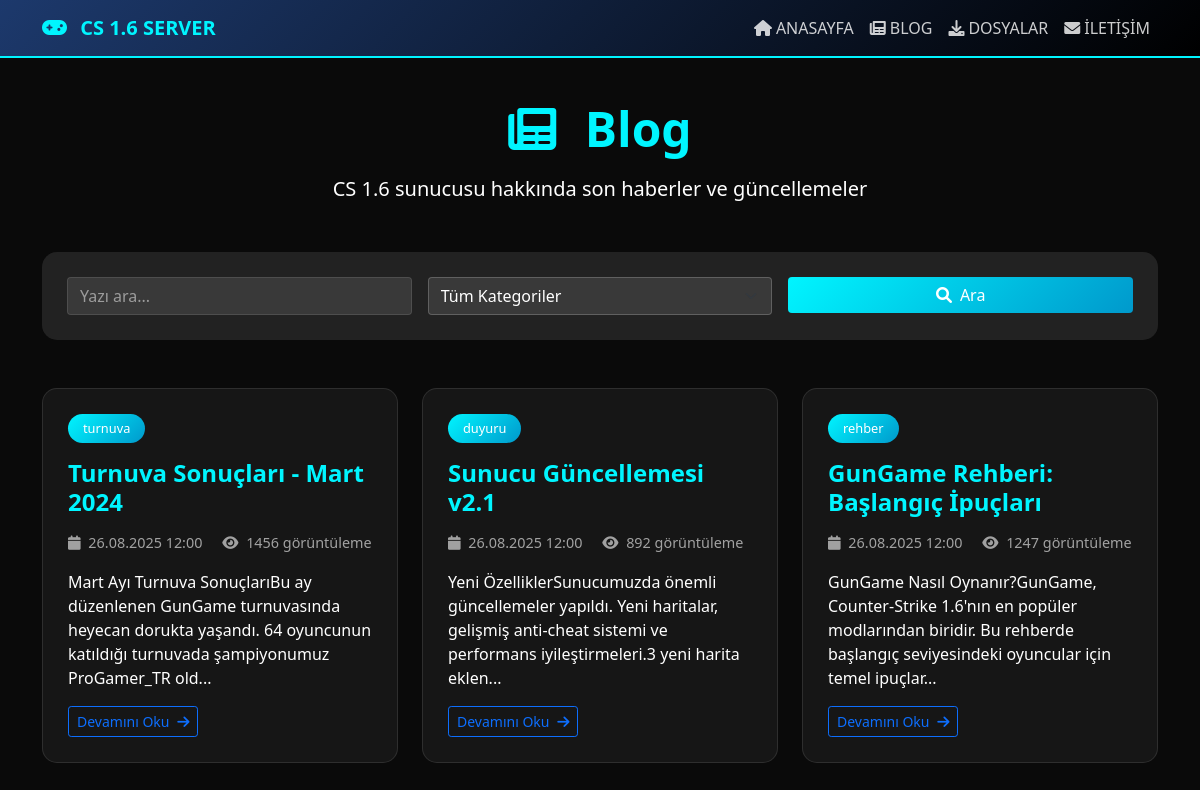
Screenshot of /blog.php with the database file from the repository.
### tables this page shows
CREATE TABLE `blog_posts` (
  `id` int(11) NOT NULL AUTO_INCREMENT,
  `title` varchar(255) NOT NULL,
  `slug` varchar(255) NOT NULL,
  `content` text NOT NULL,
  `excerpt` text,
  `featured_image` varchar(255) DEFAULT NULL,
  `category` varchar(100) DEFAULT 'genel',
  `tags` text,
  `status` varchar(20) DEFAULT 'draft',
  `views` int(11) DEFAULT '0',
  `author_id` int(11) DEFAULT '1',
  `created_at` timestamp NOT NULL DEFAULT CURRENT_TIMESTAMP,
  `updated_at` timestamp NOT NULL DEFAULT CURRENT_TIMESTAMP ON UPDATE CURRENT_TIMESTAMP,
  `published_at` timestamp NULL DEFAULT NULL,
  PRIMARY KEY (`id`),
  UNIQUE KEY `slug` (`slug`),
  KEY `idx_blog_status` (`status`),
  KEY `idx_blog_category` (`category`),
  KEY `idx_blog_created` (`created_at`)
);

### includes/functions.php (called while the page is built, shortened)
<?php
function clean_output($data) {
    return htmlspecialchars($data, ENT_QUOTES, 'UTF-8');
}
function format_date($date, $format = 'd.m.Y H:i') {
    return date($format, strtotime($date));
}
function truncate_text($text, $length = 100, $suffix = '...') {
    return mb_substr($text, 0, $length) . $suffix;
}
?>

### blog.php (the view, shortened to what this page needs)
<?php
require_once 'config/database.php';
require_once 'includes/functions.php';
$page = isset($_GET['page']) ? max(1, intval($_GET['page'])) : 1;
$search = isset($_GET['search']) ? sanitize_input($_GET['search']) : '';
$items_per_page = 6;
try {
    $count_query = "SELECT COUNT(*) as total FROM blog_posts WHERE status = 'published'";
    $count_params = [];
    $stmt = $pdo->prepare($count_query);
    $stmt->execute($count_params);
    $total_posts = $stmt->fetch()['total'];
    $pagination = paginate($total_posts, $items_per_page, $page);
    $query = "SELECT * FROM blog_posts WHERE status = 'published'";
    $params = [];
    $query .= " ORDER BY created_at DESC LIMIT ? OFFSET ?";
    $params[] = $items_per_page;
    $params[] = $pagination['offset'];
    $stmt = $pdo->prepare($query);
    $stmt->execute($params);
    $posts = $stmt->fetchAll();
} catch (PDOException $e) {
    log_error("Blog page database error: " . $e->getMessage());
    $posts = [];
    $categories = [];
    $total_posts = 0;
    $pagination = paginate(0, $items_per_page, 1);
}
?>
<!DOCTYPE html>
<html lang="tr">
<head>
    <link href="https://cdn.jsdelivr.net/npm/bootstrap@5.1.3/dist/css/bootstrap.min.css" rel="stylesheet">
    <link href="https://cdnjs.cloudflare.com/ajax/libs/font-awesome/6.0.0/css/all.min.css" rel="stylesheet">
</head>
<body>
    <nav class="navbar navbar-expand-lg fixed-top">
        <div class="container">
            <a class="navbar-brand" href="index.php">
                <i class="fas fa-gamepad me-2"></i>
                CS 1.6 SERVER
            </a>
            <div class="collapse navbar-collapse" id="navbarNav">
                <ul class="navbar-nav ms-auto">
                    <li class="nav-item">
                        <a class="nav-link" href="index.php">
                            <i class="fas fa-home me-1"></i>ANASAYFA
                        </a>
                    </li>
                    <li class="nav-item">
                        <a class="nav-link active" href="blog.php">
                            <i class="fas fa-newspaper me-1"></i>BLOG
                        </a>
                    </li>
                    <li class="nav-item">
                        <a class="nav-link" href="files.php">
                            <i class="fas fa-download me-1"></i>DOSYALAR
                        </a>
                    </li>
                    <li class="nav-item">
                        <a class="nav-link" href="index.php#contact">
                            <i class="fas fa-envelope me-1"></i>İLETİŞİM
                        </a>
                    </li>
                </ul>
            </div>
        </div>
    </nav>
    <main class="main-content">
        <div class="container">
            <div class="page-header">
                <h1 class="page-title">
                    <i class="fas fa-newspaper me-3"></i>
                    Blog
                </h1>
                <p class="lead">CS 1.6 sunucusu hakkında son haberler ve güncellemeler</p>
            </div>
            <div class="search-filter">
                <form method="GET" class="row g-3">
                    <div class="col-md-4">
                        <input type="text" class="form-control" name="search"
                               placeholder="Yazı ara..." value="<?php echo clean_output($search); ?>">
                    </div>
                    <div class="col-md-4">
                        <select class="form-select" name="category">
                            <option value="">Tüm Kategoriler</option>
                        </select>
                    </div>
                    <div class="col-md-4">
                        <button type="submit" class="btn btn-primary w-100">
                            <i class="fas fa-search me-2"></i>Ara
                        </button>
                    </div>
                </form>
            </div>
            <?php if (empty($posts)): ?>
                <div class="text-center py-5">
                    <i class="fas fa-newspaper fa-5x text-muted mb-3"></i>
                    <h3>Henüz blog yazısı bulunmuyor</h3>
                    <p class="text-muted">Aradığınız kriterlere uygun yazı bulunamadı.</p>
                    <a href="blog.php" class="btn btn-primary">
                        <i class="fas fa-refresh me-2"></i>Tümünü Göster
                    </a>
                </div>
            <?php else: ?>
                <div class="row">
                    <?php foreach ($posts as $post): ?>
                        <div class="col-md-6 col-lg-4">
                            <article class="blog-card">
                                <div class="blog-card-body">
                                    <a href="blog-post.php?category=<?php echo urlencode($post['category']); ?>"
                                       class="blog-category">
                                        <?php echo clean_output($post['category']); ?>
                                    </a>
                                    <h2 class="blog-title">
                                        <a href="blog-post.php?id=<?php echo $post['id']; ?>">
                                            <?php echo clean_output($post['title']); ?>
                                        </a>
                                    </h2>
                                    <div class="blog-meta">
                                        <i class="fas fa-calendar me-1"></i>
                                        <?php echo format_date($post['created_at']); ?>
                                        <span class="ms-3">
                                            <i class="fas fa-eye me-1"></i>
                                            <?php echo $post['views']; ?> görüntüleme
                                        </span>
                                    </div>
                                    <p class="blog-excerpt">
                                        <?php echo truncate_text(strip_tags($post['content']), 150); ?>
                                    </p>
                                    <a href="blog-post.php?id=<?php echo $post['id']; ?>"
                                       class="btn btn-outline-primary btn-sm">
                                        Devamını Oku <i class="fas fa-arrow-right ms-1"></i>
                                    </a>
                                </div>
                            </article>
                        </div>
                    <?php endforeach; ?>
                </div>
            <?php endif; ?>
        </div>
    </main>
</body>
</html>

### blog.php (style rules this page uses)
body { background-color: #0a0a0a; color: white; font-family: 'Segoe UI', Tahoma, Geneva, Verdana, sans-serif; }
.navbar { background: linear-gradient(135deg, rgba(30, 60, 114, 0.95) 0%, rgba(0, 0, 0, 0.95) 100%); backdrop-filter: blur(10px); border-bottom: 2px solid #00f5ff; }
.navbar-brand { font-weight: bold; color: #00f5ff !important; }
.nav-link { color: rgba(255, 255, 255, 0.8) !important; transition: all 0.3s ease; }
.main-content { padding-top: 100px; min-height: 100vh; }
.page-header { text-align: center; margin-bottom: 3rem; }
.page-title { font-size: 3rem; font-weight: bold; color: #00f5ff; margin-bottom: 1rem; }
.search-filter { background: rgba(255, 255, 255, 0.1); border-radius: 15px; padding: 25px; margin-bottom: 3rem; backdrop-filter: blur(10px); }
.blog-card { background: rgba(255, 255, 255, 0.05); border-radius: 15px; overflow: hidden; transition: all 0.3s ease; border: 1px solid rgba(255, 255, 255, 0.1); margin-bottom: 30px; }
.blog-card-body { padding: 25px; }
.blog-title { font-size: 1.5rem; font-weight: bold; margin-bottom: 1rem; color: #00f5ff; }
.blog-title a { color: inherit; text-decoration: none; }
.blog-meta { color: rgba(255, 255, 255, 0.6); font-size: 0.9rem; margin-bottom: 1rem; }
.blog-category { background: linear-gradient(135deg, #00f5ff 0%, #0099cc 100%); color: white; padding: 5px 15px; border-radius: 20px; font-size: 0.8rem; text-decoration: none; display: inline-block; margin-bottom: 1rem; }
.btn-primary { background: linear-gradient(135deg, #00f5ff 0%, #0099cc 100%); border: none; }
.form-control { background-color: rgba(255, 255, 255, 0.1); border: 1px solid rgba(255, 255, 255, 0.2); color: white; }
.form-control::placeholder { color: rgba(255, 255, 255, 0.5); }
.form-select { background-color: rgba(255, 255, 255, 0.1); border: 1px solid rgba(255, 255, 255, 0.2); color: white; }
.form-select option { background-color: #1a1a1a; color: white; }

### rows the page displays
blog_posts: category "turnuva", title "Turnuva Sonuçları - Mart 2024", created_at "26.08.2025 12:00", views "1456", content "Mart Ayı Turnuva SonuçlarıBu ay düzenlenen GunGame turnuvasında heyecan dorukta yaşandı. 64 oyuncunun katıldığı turnuvada şampiyonumuz ProGamer_TR old..."
blog_posts: category "duyuru", title "Sunucu Güncellemesi v2.1", created_at "26.08.2025 12:00", views "892", content "Yeni ÖzelliklerSunucumuzda önemli güncellemeler yapıldı. Yeni haritalar, gelişmiş anti-cheat sistemi ve performans iyileştirmeleri.3 yeni harita eklen..."
blog_posts: category "rehber", title "GunGame Rehberi: Başlangıç İpuçları", created_at "26.08.2025 12:00", views "1247", content "GunGame Nasıl Oynanır?GunGame, Counter-Strike 1.6'nın en popüler modlarından biridir. Bu rehberde başlangıç seviyesindeki oyuncular için temel ipuçlar..."
